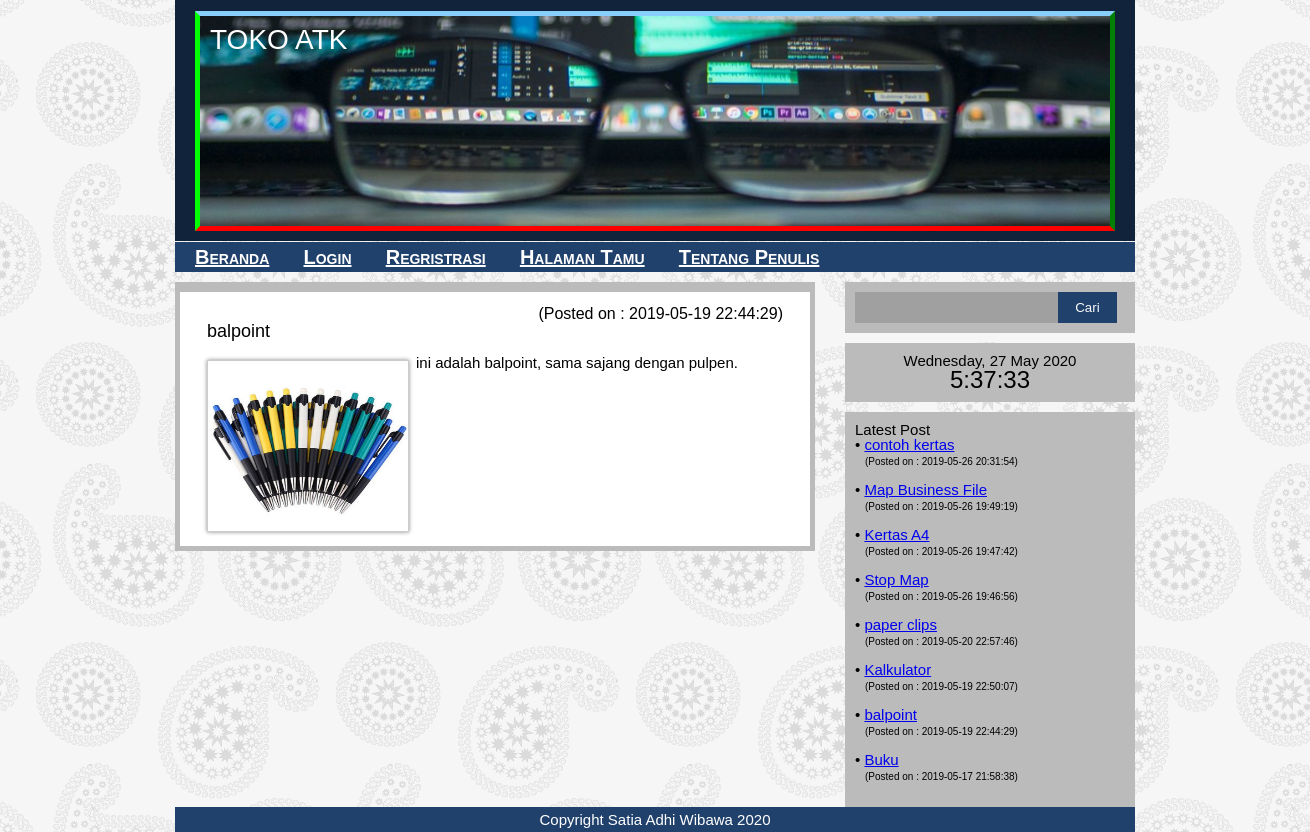
The page /index.php?page=tampil_atk&id=9 on the database its author committed.
### tables this page shows
CREATE TABLE `tbl_atk` (
  `id_atk` int(10) NOT NULL,
  `id_category` varchar(25) NOT NULL,
  `nama_atk` text NOT NULL,
  `gambar` longtext NOT NULL,
  `deskripsi` text NOT NULL,
  `stok` int(11) NOT NULL,
  `tanggal` datetime NOT NULL
);

### latest_post.php (the view)
<?php
include "config.php";
$sql = "select * from tbl_atk order by id_atk desc";
$query = mysqli_query($db, $sql);
while ($data=mysqli_fetch_array($query)) {
?>
&bull; <a href="index.php?page=tampil_atk&id=<?php echo $data['id_atk']; ?>"><?php echo
$data['nama_atk']; ?></a>
<br /><font size="-2" style="margin-left: 10px; color: black;">(Posted on : <?php echo
$data['tanggal']; ?>)</font><br /><br/>
<?php
}
?>

### detail_atk.php (shortened to what this page needs)
<html>
<head>
</head>
<body>
<?php
include "config.php";
$id=$_GET['id'];
$sql = "select * from tbl_atk where id_atk='$id'";
$query = mysqli_query($db, $sql);
$data=mysqli_fetch_array($query);
?>
<div align="right">
<font size="3">(Posted on : <?php echo $data['tanggal']; ?>)</font>
</div>
<strong>
<div align="left">
<font size="4">
<?php echo $data['nama_atk']; ?>
</font>
</div>
</strong><br>
<span class="zoom">
<img alt="<?php echo $data['nama_atk']; ?>" title="<?php echo $data['nama_atk']; ?>"
src="images/atk/<?php echo $data['gambar']; ?>" align="left" style="width: 200px; height: 170px;
border: 1px solid #ccc; box-shadow: 0 0 4px #888; margin-top: 5px; margin-right: 7px;" />
</span>
<span style="text-align: justify;"><?php echo $data['deskripsi']; ?></span>
</body>
</html>

### css/style.css (style rules this page uses)
html, body, div, span, applet, object, iframe, h1, h2, h3, h4, h5, h6, p, blockquote, pre, a, abbr, acronym, address, big, cite, code, del, dfn, em, img, ins, kbd, q, s, samp, small, strike, strong, sub, sup, tt, var, b, u, i, center, dl, dt, dd, ol, ul, li, fieldset, form, label, legend, table, caption, tbody, tfoot, thead, tr, th, td, article, aside, canvas, details, embed, figure, figcaption, footer, header, hgroup, menu, nav, output, ruby, section, summary, time, mark, audio, video { margin: 0; padding: 0; border: 0; font-size: 100%; font: inherit; vertical-align: baseline; }
body { line-height: 1; }
body { width: 960px; margin-left: auto; margin-right: auto; background-color: #f0f0f0; font-family: Helvetica; font-size: 15px; }

### rows shown on the page
tbl_atk: tanggal "2019-05-19 22:44:29", nama_atk "balpoint", gambar (picture), deskripsi "ini adalah balpoint, sama sajang dengan pulpen."
tbl_atk: nama_atk "contoh kertas", tanggal "2019-05-26 20:31:54"
tbl_atk: nama_atk "Map Business File", tanggal "2019-05-26 19:49:19"
tbl_atk: nama_atk "Kertas A4", tanggal "2019-05-26 19:47:42"
tbl_atk: nama_atk "Stop Map", tanggal "2019-05-26 19:46:56"
tbl_atk: nama_atk "paper clips", tanggal "2019-05-20 22:57:46"
tbl_atk: nama_atk "Kalkulator", tanggal "2019-05-19 22:50:07"
tbl_atk: nama_atk "Buku", tanggal "2019-05-17 21:58:38"
